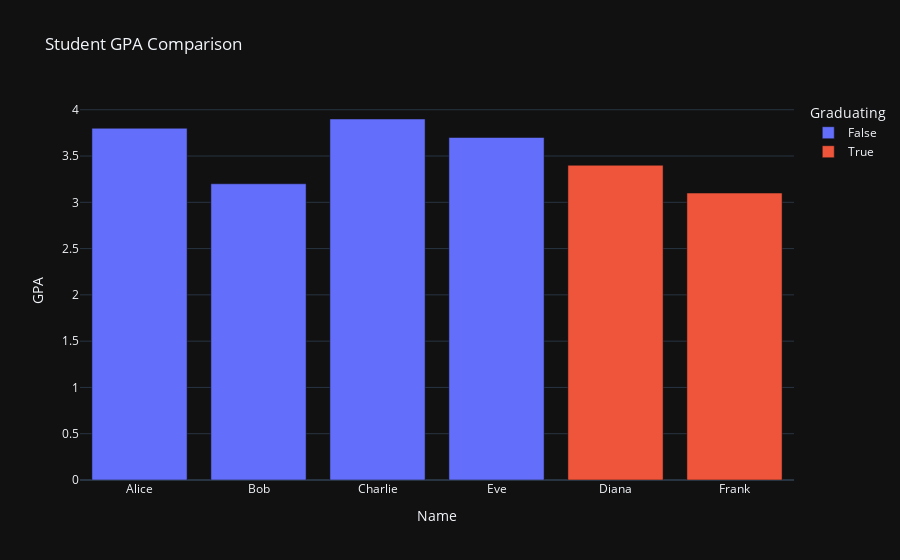

The notebook cell saved with this chart:
### Code cell
# Challenge 2
# Create an interactive bar chart of GPA by student

fig = px.bar(
    df,
    x="Name",
    y="GPA",
    color="Graduating",
    title="Student GPA Comparison"
)

fig.show()

### Figure 1 — Plotly figure (JSON) as saved in the notebook; plotly's stock layout.template omitted (floating-point values rounded to 4 significant figures)
{"data": [{"hovertemplate": "Graduating=False<br>Name=%{x}<br>GPA=%{y}<extra></extra>", "legendgroup": "False", "marker": {"color": "#636efa", "pattern": {"shape": ""}}, "name": "False", "orientation": "v", "showlegend": true, "textposition": "auto", "x": ["Alice", "Bob", "Charlie", "Eve"], "xaxis": "x", "y": [3.8, 3.2, 3.9, 3.7], "yaxis": "y", "type": "bar"}, {"hovertemplate": "Graduating=True<br>Name=%{x}<br>GPA=%{y}<extra></extra>", "legendgroup": "True", "marker": {"color": "#EF553B", "pattern": {"shape": ""}}, "name": "True", "orientation": "v", "showlegend": true, "textposition": "auto", "x": ["Diana", "Frank"], "xaxis": "x", "y": [3.4, 3.1], "yaxis": "y", "type": "bar"}], "layout": {"xaxis": {"anchor": "y", "domain": [0.0, 1.0], "title": {"text": "Name"}}, "yaxis": {"anchor": "x", "domain": [0.0, 1.0], "title": {"text": "GPA"}}, "legend": {"title": {"text": "Graduating"}, "tracegroupgap": 0}, "title": {"text": "Student GPA Comparison"}, "barmode": "relative"}}
